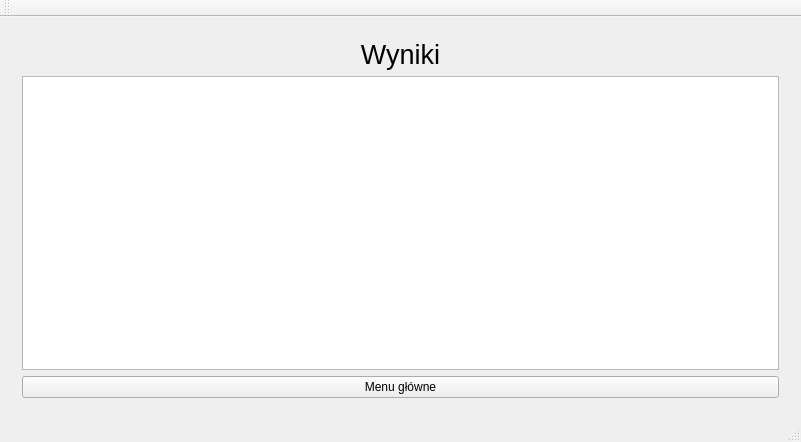
<?xml version="1.0" encoding="UTF-8"?>
<ui version="4.0">
 <class>MainWindow</class>
 <widget class="QMainWindow" name="MainWindow">
  <property name="geometry">
   <rect>
    <x>0</x>
    <y>0</y>
    <width>801</width>
    <height>442</height>
   </rect>
  </property>
  <property name="windowTitle">
   <string>MainWindow</string>
  </property>
  <widget class="QWidget" name="centralWidget">
   <layout class="QGridLayout" name="gridLayout_4">
    <item row="0" column="0">
     <widget class="QStackedWidget" name="stackedWidget">
      <property name="currentIndex">
       <number>4</number>
      </property>
      <widget class="QWidget" name="strona_glowna">
       <property name="styleSheet">
        <string notr="true"/>
       </property>
       <layout class="QGridLayout" name="gridLayout">
        <item row="2" column="0">
         <widget class="QPushButton" name="przycisk_nowa_gra">
          <property name="text">
           <string>Nowa gra</string>
          </property>
         </widget>
        </item>
        <item row="6" column="0">
         <widget class="QPushButton" name="przycisk_autorzy">
          <property name="text">
           <string>Autorzy</string>
          </property>
         </widget>
        </item>
        <item row="4" column="0">
         <widget class="QPushButton" name="przycisk_wyniki">
          <property name="text">
           <string>Wyniki</string>
          </property>
         </widget>
        </item>
        <item row="3" column="0">
         <widget class="QPushButton" name="przycisk_ustawienia">
          <property name="text">
           <string>Ustawienia</string>
          </property>
         </widget>
        </item>
        <item row="1" column="0">
         <widget class="QLabel" name="arkanoid">
          <property name="font">
           <font>
            <pointsize>36</pointsize>
           </font>
          </property>
          <property name="text">
           <string> ARKANOID 2</string>
          </property>
          <property name="alignment">
           <set>Qt::AlignCenter</set>
          </property>
         </widget>
        </item>
        <item row="8" column="0">
         <widget class="QPushButton" name="przycisk_wyjscie">
          <property name="text">
           <string>Wyjście</string>
          </property>
         </widget>
        </item>
       </layout>
      </widget>
      <widget class="QWidget" name="strona_gra">
       <layout class="QGridLayout" name="gridLayout_3">
        <item row="2" column="0">
         <widget class="QLabel" name="napis_punkty">
          <property name="text">
           <string>Punkty: </string>
          </property>
         </widget>
        </item>
        <item row="2" column="1">
         <widget class="QLabel" name="napis_ilosc_zyc">
          <property name="text">
           <string>Ilość żyć:</string>
          </property>
         </widget>
        </item>
        <item row="1" column="0" colspan="2">
         <widget class="QGraphicsView" name="okno_gra">
          <property name="mouseTracking">
           <bool>true</bool>
          </property>
          <property name="contextMenuPolicy">
           <enum>Qt::DefaultContextMenu</enum>
          </property>
          <property name="autoFillBackground">
           <bool>true</bool>
          </property>
          <property name="styleSheet">
           <string notr="true"/>
          </property>
          <property name="verticalScrollBarPolicy">
           <enum>Qt::ScrollBarAlwaysOff</enum>
          </property>
          <property name="horizontalScrollBarPolicy">
           <enum>Qt::ScrollBarAlwaysOff</enum>
          </property>
          <property name="sizeAdjustPolicy">
           <enum>QAbstractScrollArea::AdjustToContents</enum>
          </property>
         </widget>
        </item>
       </layout>
      </widget>
      <widget class="QWidget" name="strona_przegrana">
       <layout class="QGridLayout" name="gridLayout_2">
        <item row="0" column="0">
         <widget class="QLabel" name="przegrales">
          <property name="font">
           <font>
            <pointsize>28</pointsize>
           </font>
          </property>
          <property name="styleSheet">
           <string notr="true">color: rgb(255, 0, 0);</string>
          </property>
          <property name="text">
           <string>Przegrałeś</string>
          </property>
          <property name="alignment">
           <set>Qt::AlignCenter</set>
          </property>
          <property name="wordWrap">
           <bool>false</bool>
          </property>
         </widget>
        </item>
        <item row="1" column="0">
         <widget class="QLabel" name="napis_wynik">
          <property name="text">
           <string>Twój wynik wynosi: </string>
          </property>
          <property name="alignment">
           <set>Qt::AlignCenter</set>
          </property>
         </widget>
        </item>
        <item row="3" column="0">
         <widget class="QLineEdit" name="wprowadz_imie"/>
        </item>
        <item row="2" column="0">
         <widget class="QLabel" name="napis_wprowadz_imie">
          <property name="text">
           <string>Wpisz swoje imie:</string>
          </property>
          <property name="alignment">
           <set>Qt::AlignBottom|Qt::AlignLeading|Qt::AlignLeft</set>
          </property>
         </widget>
        </item>
       </layout>
      </widget>
      <widget class="QWidget" name="strona_ustawienia">
       <layout class="QGridLayout" name="gridLayout_5">
        <item row="10" column="1">
         <widget class="QComboBox" name="rozdzielczosc">
          <item>
           <property name="text">
            <string>800x600</string>
           </property>
          </item>
          <item>
           <property name="text">
            <string>1280x720</string>
           </property>
          </item>
          <item>
           <property name="text">
            <string>1920x1080</string>
           </property>
          </item>
         </widget>
        </item>
        <item row="6" column="0">
         <widget class="QLabel" name="label_2">
          <property name="text">
           <string>Głośność muzyki</string>
          </property>
         </widget>
        </item>
        <item row="9" column="0">
         <widget class="QRadioButton" name="pelny_ekran">
          <property name="text">
           <string>Pełny Ekran</string>
          </property>
         </widget>
        </item>
        <item row="5" column="0">
         <widget class="QLabel" name="label">
          <property name="text">
           <string>Ogólny poziom głośności</string>
          </property>
         </widget>
        </item>
        <item row="8" column="1">
         <widget class="QSlider" name="suwak_dialogow">
          <property name="orientation">
           <enum>Qt::Horizontal</enum>
          </property>
         </widget>
        </item>
        <item row="7" column="0">
         <widget class="QLabel" name="label_3">
          <property name="text">
           <string>Głośność dźwięków</string>
          </property>
         </widget>
        </item>
        <item row="7" column="1">
         <widget class="QSlider" name="suwak_dzwiekow">
          <property name="orientation">
           <enum>Qt::Horizontal</enum>
          </property>
         </widget>
        </item>
        <item row="8" column="0">
         <widget class="QLabel" name="label_4">
          <property name="text">
           <string>Głośność dialogów</string>
          </property>
         </widget>
        </item>
        <item row="4" column="0">
         <widget class="QLabel" name="label_5">
          <property name="text">
           <string>Poziom trudności:</string>
          </property>
         </widget>
        </item>
        <item row="6" column="1">
         <widget class="QSlider" name="suwak_muzyki">
          <property name="orientation">
           <enum>Qt::Horizontal</enum>
          </property>
         </widget>
        </item>
        <item row="0" column="1" colspan="3">
         <widget class="QLabel" name="napis_ustawienia">
          <property name="font">
           <font>
            <pointsize>20</pointsize>
           </font>
          </property>
          <property name="text">
           <string>Ustawienia</string>
          </property>
          <property name="alignment">
           <set>Qt::AlignHCenter|Qt::AlignTop</set>
          </property>
         </widget>
        </item>
        <item row="10" column="0">
         <widget class="QLabel" name="napis_rozdzielczosc">
          <property name="text">
           <string>Rozdzielczość</string>
          </property>
         </widget>
        </item>
        <item row="5" column="1">
         <widget class="QSlider" name="suwak_glosnosci">
          <property name="orientation">
           <enum>Qt::Horizontal</enum>
          </property>
         </widget>
        </item>
        <item row="4" column="3" colspan="2">
         <widget class="QRadioButton" name="poziom_trudnosci_3">
          <property name="text">
           <string>Analiza matematyczna i algebra</string>
          </property>
         </widget>
        </item>
        <item row="4" column="2">
         <widget class="QRadioButton" name="poziom_trudnosci_2">
          <property name="text">
           <string>Metody propabilistyczne i statystyka</string>
          </property>
         </widget>
        </item>
        <item row="4" column="1">
         <widget class="QRadioButton" name="poziom_trudnosci_1">
          <property name="text">
           <string>Matematyka dyskretna</string>
          </property>
         </widget>
        </item>
        <item row="9" column="1">
         <widget class="QRadioButton" name="okno">
          <property name="text">
           <string>Okno</string>
          </property>
          <property name="checked">
           <bool>true</bool>
          </property>
         </widget>
        </item>
        <item row="12" column="0" colspan="5">
         <widget class="QPushButton" name="przycisk_menu_glowne_3">
          <property name="text">
           <string>Menu główne</string>
          </property>
         </widget>
        </item>
       </layout>
      </widget>
      <widget class="QWidget" name="strona_wyniki">
       <layout class="QGridLayout" name="gridLayout_7">
        <item row="1" column="0">
         <widget class="QListWidget" name="listWidget">
          <property name="font">
           <font>
            <pointsize>16</pointsize>
           </font>
          </property>
          <property name="layoutDirection">
           <enum>Qt::LeftToRight</enum>
          </property>
          <property name="verticalScrollBarPolicy">
           <enum>Qt::ScrollBarAlwaysOff</enum>
          </property>
          <property name="horizontalScrollBarPolicy">
           <enum>Qt::ScrollBarAlwaysOff</enum>
          </property>
          <property name="currentRow">
           <number>-1</number>
          </property>
         </widget>
        </item>
        <item row="2" column="0">
         <widget class="QPushButton" name="przycisk_menu_glowne_2">
          <property name="text">
           <string>Menu główne</string>
          </property>
         </widget>
        </item>
        <item row="0" column="0">
         <widget class="QLabel" name="napis_wyniki">
          <property name="font">
           <font>
            <pointsize>20</pointsize>
           </font>
          </property>
          <property name="text">
           <string>Wyniki</string>
          </property>
          <property name="alignment">
           <set>Qt::AlignCenter</set>
          </property>
         </widget>
        </item>
       </layout>
      </widget>
      <widget class="QWidget" name="strona_autorzy">
       <layout class="QGridLayout" name="gridLayout_6">
        <item row="0" column="0">
         <widget class="QLabel" name="napis_autorzy">
          <property name="font">
           <font>
            <pointsize>20</pointsize>
           </font>
          </property>
          <property name="text">
           <string>Autorzy</string>
          </property>
          <property name="alignment">
           <set>Qt::AlignCenter</set>
          </property>
         </widget>
        </item>
        <item row="2" column="0">
         <widget class="QPushButton" name="przycisk_menu_glowne_1">
          <property name="text">
           <string>Menu główne</string>
          </property>
         </widget>
        </item>
        <item row="1" column="0">
         <widget class="QLabel" name="label_6">
          <property name="font">
           <font>
            <pointsize>16</pointsize>
           </font>
          </property>
          <property name="text">
           <string>Kubiec Daniel
Kucharski Dorian
Lesiak Jakub
Pakuła Adam</string>
          </property>
          <property name="alignment">
           <set>Qt::AlignCenter</set>
          </property>
         </widget>
        </item>
       </layout>
      </widget>
     </widget>
    </item>
   </layout>
  </widget>
  <widget class="QMenuBar" name="menuBar">
   <property name="geometry">
    <rect>
     <x>0</x>
     <y>0</y>
     <width>801</width>
     <height>21</height>
    </rect>
   </property>
  </widget>
  <widget class="QToolBar" name="mainToolBar">
   <attribute name="toolBarArea">
    <enum>TopToolBarArea</enum>
   </attribute>
   <attribute name="toolBarBreak">
    <bool>false</bool>
   </attribute>
  </widget>
  <widget class="QStatusBar" name="statusBar"/>
 </widget>
 <layoutdefault spacing="6" margin="11"/>
 <resources/>
 <connections>
  <connection>
   <sender>suwak_glosnosci</sender>
   <signal>sliderMoved(int)</signal>
   <receiver>suwak_dialogow</receiver>
   <slot>setValue(int)</slot>
   <hints>
    <hint type="sourcelabel">
     <x>269</x>
     <y>230</y>
    </hint>
    <hint type="destinationlabel">
     <x>269</x>
     <y>314</y>
    </hint>
   </hints>
  </connection>
  <connection>
   <sender>suwak_glosnosci</sender>
   <signal>sliderMoved(int)</signal>
   <receiver>suwak_dzwiekow</receiver>
   <slot>setValue(int)</slot>
   <hints>
    <hint type="sourcelabel">
     <x>269</x>
     <y>230</y>
    </hint>
    <hint type="destinationlabel">
     <x>269</x>
     <y>286</y>
    </hint>
   </hints>
  </connection>
  <connection>
   <sender>suwak_glosnosci</sender>
   <signal>sliderMoved(int)</signal>
   <receiver>suwak_muzyki</receiver>
   <slot>setValue(int)</slot>
   <hints>
    <hint type="sourcelabel">
     <x>269</x>
     <y>230</y>
    </hint>
    <hint type="destinationlabel">
     <x>269</x>
     <y>258</y>
    </hint>
   </hints>
  </connection>
 </connections>
</ui>
